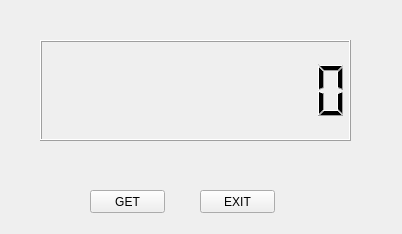
<?xml version="1.0" encoding="UTF-8"?>
<ui version="4.0">
 <class>Spi</class>
 <widget class="QWidget" name="Spi">
  <property name="geometry">
   <rect>
    <x>0</x>
    <y>0</y>
    <width>402</width>
    <height>234</height>
   </rect>
  </property>
  <property name="windowTitle">
   <string>Form</string>
  </property>
  <widget class="QLCDNumber" name="spi_lcdNumber">
   <property name="geometry">
    <rect>
     <x>40</x>
     <y>40</y>
     <width>311</width>
     <height>101</height>
    </rect>
   </property>
   <property name="numDigits">
    <number>10</number>
   </property>
  </widget>
  <widget class="QPushButton" name="spi_getButton">
   <property name="geometry">
    <rect>
     <x>90</x>
     <y>190</y>
     <width>75</width>
     <height>23</height>
    </rect>
   </property>
   <property name="text">
    <string>GET</string>
   </property>
  </widget>
  <widget class="QPushButton" name="spi_exitButton">
   <property name="geometry">
    <rect>
     <x>200</x>
     <y>190</y>
     <width>75</width>
     <height>23</height>
    </rect>
   </property>
   <property name="text">
    <string>EXIT</string>
   </property>
  </widget>
 </widget>
 <resources/>
 <connections/>
</ui>
